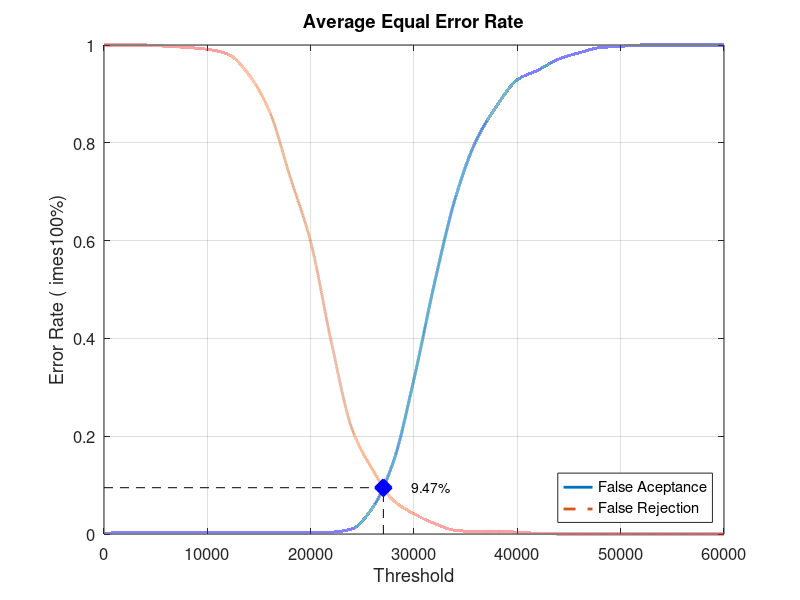
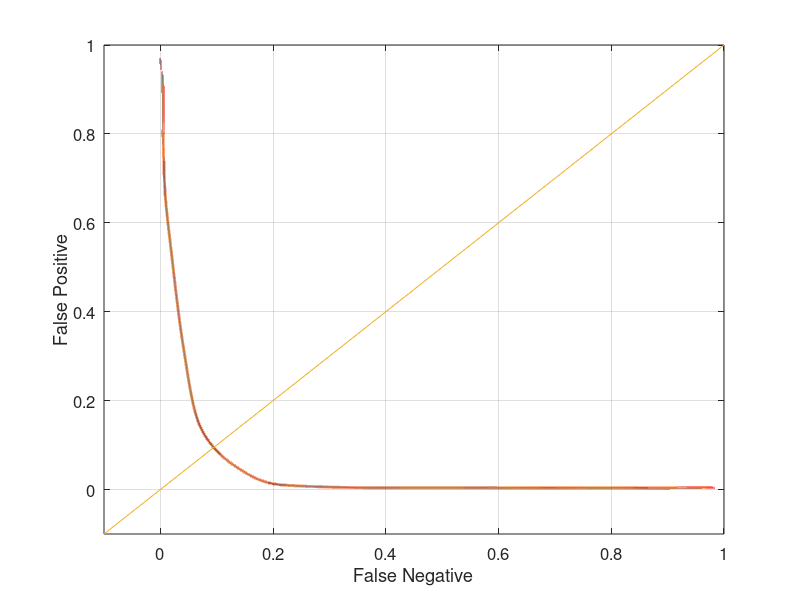

The MATLAB script that drew these images, in order:
close all;
clear;
clc;
x = 0:2000:60000;
xq = 0:0.5:60000;

y0 = [0 0.00394737 0.00394737 0.00394737 0.00394737 0.00394737 0.00394737 0.00394737 0.00394737 0.00394737 0.00394737 0.00394737 0.0105263 0.0539474 0.147368 0.317105 0.514474 0.686842 0.803947 0.875 0.928947 0.948684 0.971053 0.98421 0.994737 0.997368 1 1 1 1 1]
yy0 = interp1(x, y0, xq, 'pchip');
y1 = [1 1 1 0.9975 0.995 0.99125 0.98125 0.94 0.865 0.73125 0.5975 0.3925 0.215 0.13125 0.06875 0.04125 0.02125 0.0075 0.005 0.005 0.00375 0.00125 0 0 0 0 0 0 0 0 0]
yy1 = interp1(x, y1, xq, 'pchip');

% Calculating EER: 
y2 = abs(y0 - y1);
find(y2 == min(y2))
yy2 = abs(yy0 - yy1);
xEER = find(yy2 == min(yy2));
xEERIndex = xq(xEER) % X-axis EER
yEER = yy0(xEER) % Y-axis EER

main = figure
plot(xq, yy0,'-','LineWidth', 2);	hold on
plot(xq, yy1,'--','LineWidth', 2);	hold on
plot([xEERIndex xEERIndex], [0 yEER], 'k--');	hold on
plot([0 xEERIndex], [yEER yEER], 'k--');	hold on
plot(xEERIndex, yEER, 'bx', 'LineWidth', 10);	hold on
text(xEERIndex + 10 * xEERIndex / 100, yEER, [num2str(round((10000 * yEER)) / 100) '%'])
legend('False Aceptance', 'False Rejection', 'Location', 'SouthEast')
xlabel('Threshold')
ylabel('Error Rate (	imes100%)')
title('Average Equal Error Rate')
set(gca, 'FontSize', 12)
axis([0 60000 0 1])
grid on

print(main, 'Experiment2AverageMain', '-dpng');
FNRxFPR = figure('Color', [1 1 1]);
plot(yy1, yy0, '-', yy1, yy0, 'LineWidth', 2);
hold on
y = -0.1:0.1:1
plot(y, y); 
set(gca, 'FontSize', 12)
xlabel('False Negative')
ylabel('False Positive')
axis([-0.1 1 -0.1 1])
set(gca, 'FontSize', 12)
grid on

print(FNRxFPR, 'Experiment2AverageFNRxFPR','-dpng');
